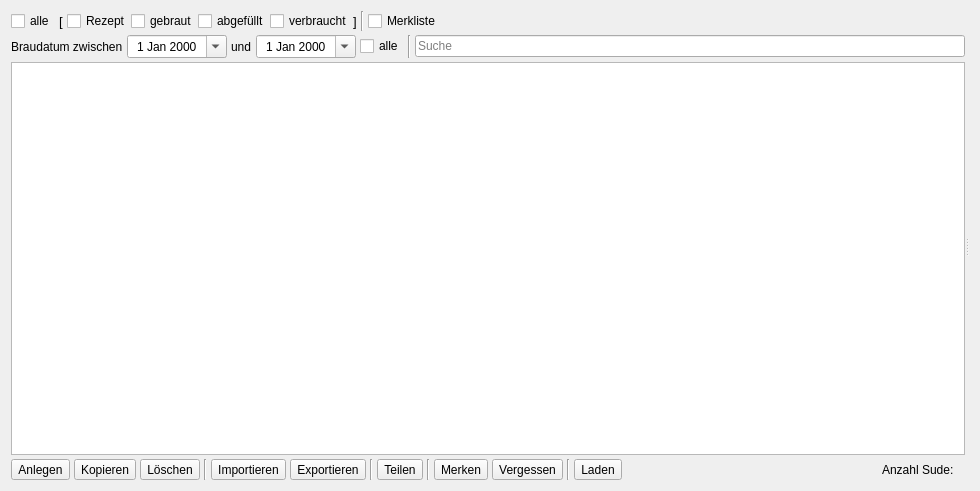
<?xml version="1.0" encoding="UTF-8"?>
<ui version="4.0">
 <class>TabSudAuswahl</class>
 <widget class="QWidget" name="TabSudAuswahl">
  <property name="geometry">
   <rect>
    <x>0</x>
    <y>0</y>
    <width>980</width>
    <height>491</height>
   </rect>
  </property>
  <property name="acceptDrops">
   <bool>true</bool>
  </property>
  <layout class="QVBoxLayout" name="verticalLayout_4">
   <property name="spacing">
    <number>4</number>
   </property>
   <item>
    <widget class="QSplitter" name="splitter">
     <property name="orientation">
      <enum>Qt::Horizontal</enum>
     </property>
     <widget class="QWidget" name="verticalLayoutWidget">
      <layout class="QVBoxLayout" name="verticalLayout">
       <property name="spacing">
        <number>4</number>
       </property>
       <item>
        <layout class="QHBoxLayout" name="horizontalLayout_6">
         <item>
          <widget class="QCheckBox" name="cbAlle">
           <property name="toolTip">
            <string>&lt;html&gt;&lt;head/&gt;&lt;body&gt;&lt;p&gt;Hiermit werden &lt;span style=&quot; font-weight:600;&quot;&gt;alle Sude&lt;/span&gt; angezeigt. Bei vielen Suden in der Datenbank, kann diese Ansicht überfordernd sein. Es empfiehlt sich, feinere Filter anzuwenden. Alle Sude werden in allen Markierungsfarben unsortiert angezeigt.&lt;/p&gt;&lt;/body&gt;&lt;/html&gt;</string>
           </property>
           <property name="text">
            <string>alle</string>
           </property>
           <property name="tristate">
            <bool>true</bool>
           </property>
          </widget>
         </item>
         <item>
          <layout class="QHBoxLayout" name="horizontalLayout_3">
           <property name="spacing">
            <number>0</number>
           </property>
           <item>
            <widget class="QLabel" name="label_4">
             <property name="font">
              <font>
               <pointsize>10</pointsize>
              </font>
             </property>
             <property name="text">
              <string notr="true">[ </string>
             </property>
            </widget>
           </item>
           <item>
            <widget class="QCheckBox" name="cbRezept">
             <property name="toolTip">
              <string>&lt;html&gt;&lt;head/&gt;&lt;body&gt;&lt;p&gt;Hiermit werden alle Sude im Stadium &lt;span style=&quot; font-weight:600;&quot;&gt;Rezept&lt;/span&gt; angezeigt. Ungebraute Sude werden &lt;span style=&quot; font-weight:600;&quot;&gt;grau&lt;/span&gt; hinterlegt.&lt;/p&gt;&lt;/body&gt;&lt;/html&gt;</string>
             </property>
             <property name="text">
              <string>Rezept</string>
             </property>
            </widget>
           </item>
           <item>
            <widget class="QCheckBox" name="cbGebraut">
             <property name="toolTip">
              <string>&lt;html&gt;&lt;head/&gt;&lt;body&gt;&lt;p&gt;Hier werden alle Sude im Stadium &lt;span style=&quot; font-weight:600;&quot;&gt;gebraut&lt;/span&gt; angezeigt. Gebraute Sude werden im Tab Sudauswahl &lt;span style=&quot; font-weight:600;&quot;&gt;braun&lt;/span&gt; hinterlegt&lt;/p&gt;&lt;/body&gt;&lt;/html&gt;</string>
             </property>
             <property name="text">
              <string>gebraut</string>
             </property>
            </widget>
           </item>
           <item>
            <widget class="QCheckBox" name="cbAbgefuellt">
             <property name="toolTip">
              <string>&lt;html&gt;&lt;head/&gt;&lt;body&gt;&lt;p&gt;Hiermit werden alle Sude im Stadium &lt;span style=&quot; font-weight:600;&quot;&gt;abgefüllt&lt;/span&gt; angezeigt. Als abgefüllt gelten Rezepte, die im Tab Abfülldaten entsprechend markiert wurden. Abgefüllte Sude werden grün hinterlegt angezeigt.&lt;/p&gt;&lt;/body&gt;&lt;/html&gt;</string>
             </property>
             <property name="text">
              <string>abgefüllt</string>
             </property>
            </widget>
           </item>
           <item>
            <widget class="QCheckBox" name="cbVerbraucht">
             <property name="toolTip">
              <string>&lt;html&gt;&lt;head/&gt;&lt;body&gt;&lt;p&gt;Hiermit werden alle Sude im Stadium &lt;span style=&quot; font-weight:600;&quot;&gt;verbraucht&lt;/span&gt; (ausgetrunken) angezeigt. Als verbraucht gelten Rezepte, die im Tab Abfülldaten entsprechend markiert wurden. Verbrauchte Sude werden &lt;span style=&quot; font-weight:600;&quot;&gt;anthrazit&lt;/span&gt; angeeigt.&lt;/p&gt;&lt;/body&gt;&lt;/html&gt;</string>
             </property>
             <property name="text">
              <string>verbraucht</string>
             </property>
            </widget>
           </item>
           <item>
            <widget class="QLabel" name="label_5">
             <property name="font">
              <font>
               <pointsize>10</pointsize>
              </font>
             </property>
             <property name="text">
              <string notr="true">]</string>
             </property>
            </widget>
           </item>
          </layout>
         </item>
         <item>
          <widget class="Line" name="line_2">
           <property name="orientation">
            <enum>Qt::Vertical</enum>
           </property>
          </widget>
         </item>
         <item>
          <widget class="QCheckBox" name="cbMerkliste">
           <property name="toolTip">
            <string>&lt;html&gt;&lt;head/&gt;&lt;body&gt;&lt;p&gt;Hiermit werden alle Sude auf der &lt;span style=&quot; font-weight:600;&quot;&gt;Merkliste&lt;/span&gt; angezeigt. Sude auf der Merkliste werden &lt;span style=&quot; font-weight:600;&quot;&gt;hellblau&lt;/span&gt; angezeigt.&lt;/p&gt;&lt;/body&gt;&lt;/html&gt;</string>
           </property>
           <property name="text">
            <string>Merkliste</string>
           </property>
          </widget>
         </item>
         <item>
          <spacer name="horizontalSpacer">
           <property name="orientation">
            <enum>Qt::Horizontal</enum>
           </property>
           <property name="sizeHint" stdset="0">
            <size>
             <width>40</width>
             <height>20</height>
            </size>
           </property>
          </spacer>
         </item>
        </layout>
       </item>
       <item>
        <layout class="QHBoxLayout" name="horizontalLayout">
         <item>
          <widget class="QLabel" name="label">
           <property name="text">
            <string>Braudatum zwischen</string>
           </property>
          </widget>
         </item>
         <item>
          <widget class="DateEdit" name="tbDatumVon">
           <property name="minimumSize">
            <size>
             <width>100</width>
             <height>0</height>
            </size>
           </property>
           <property name="toolTip">
            <string>&lt;html&gt;&lt;head/&gt;&lt;body&gt;&lt;p&gt;Dies ist das Anfangsdatum des Suchzeitraums.&lt;/p&gt;&lt;/body&gt;&lt;/html&gt;</string>
           </property>
           <property name="alignment">
            <set>Qt::AlignCenter</set>
           </property>
           <property name="calendarPopup">
            <bool>true</bool>
           </property>
          </widget>
         </item>
         <item>
          <widget class="QLabel" name="label_2">
           <property name="text">
            <string>und</string>
           </property>
          </widget>
         </item>
         <item>
          <widget class="DateEdit" name="tbDatumBis">
           <property name="minimumSize">
            <size>
             <width>100</width>
             <height>0</height>
            </size>
           </property>
           <property name="toolTip">
            <string>&lt;html&gt;&lt;head/&gt;&lt;body&gt;&lt;p&gt;Dies ist das Enddatum des Suchzeitraums.&lt;/p&gt;&lt;/body&gt;&lt;/html&gt;</string>
           </property>
           <property name="alignment">
            <set>Qt::AlignCenter</set>
           </property>
           <property name="calendarPopup">
            <bool>true</bool>
           </property>
          </widget>
         </item>
         <item>
          <widget class="QCheckBox" name="cbDatumAlle">
           <property name="toolTip">
            <string>&lt;html&gt;&lt;head/&gt;&lt;body&gt;&lt;p&gt;Hiermit wird der Suchzeitraum aktiviert oder deaktiviert.&lt;/p&gt;&lt;/body&gt;&lt;/html&gt;</string>
           </property>
           <property name="text">
            <string>alle</string>
           </property>
          </widget>
         </item>
         <item>
          <widget class="Line" name="line_3">
           <property name="orientation">
            <enum>Qt::Vertical</enum>
           </property>
          </widget>
         </item>
         <item>
          <widget class="QLineEdit" name="tbFilter">
           <property name="toolTip">
            <string>&lt;html&gt;&lt;head/&gt;&lt;body&gt;&lt;p&gt;Textfilter für die Sudsuche. Gesucht wird in den Feldern &lt;span style=&quot; font-weight:600;&quot;&gt;Sudname&lt;/span&gt;, &lt;span style=&quot; font-weight:600;&quot;&gt;Kommentar&lt;/span&gt;, &lt;span style=&quot; font-weight:600;&quot;&gt;Malz&lt;/span&gt;, &lt;span style=&quot; font-weight:600;&quot;&gt;Hopfen&lt;/span&gt;, &lt;span style=&quot; font-weight:600;&quot;&gt;Hefe&lt;/span&gt;, &lt;span style=&quot; font-weight:600;&quot;&gt;Zusätze&lt;/span&gt; und &lt;span style=&quot; font-weight:600;&quot;&gt;Tags&lt;/span&gt;.&lt;/p&gt;&lt;/body&gt;&lt;/html&gt;</string>
           </property>
           <property name="placeholderText">
            <string>Suche</string>
           </property>
           <property name="clearButtonEnabled">
            <bool>true</bool>
           </property>
          </widget>
         </item>
        </layout>
       </item>
       <item>
        <widget class="TableView" name="tableSudauswahl">
         <property name="contextMenuPolicy">
          <enum>Qt::CustomContextMenu</enum>
         </property>
         <property name="toolTip">
          <string>&lt;html&gt;&lt;head/&gt;&lt;body&gt;&lt;p&gt;Mit &lt;span style=&quot; font-weight:600;&quot;&gt;Rechtsklick&lt;/span&gt; auf den einzelnen Sud oder die Spalte lassen sich Spalten mit diversen Parametern hinzufügen oder entfernen.&lt;/p&gt;&lt;p&gt;Ferner kann mit Rechtsklick ein markierter Sud jederzeit der Merkliste hinzugefügt sowie als nicht verbraucht markiert werden.&lt;/p&gt;&lt;/body&gt;&lt;/html&gt;</string>
         </property>
         <property name="editTriggers">
          <set>QAbstractItemView::NoEditTriggers</set>
         </property>
         <property name="selectionMode">
          <enum>QAbstractItemView::ExtendedSelection</enum>
         </property>
         <property name="selectionBehavior">
          <enum>QAbstractItemView::SelectRows</enum>
         </property>
         <property name="sortingEnabled">
          <bool>true</bool>
         </property>
         <attribute name="verticalHeaderVisible">
          <bool>false</bool>
         </attribute>
        </widget>
       </item>
       <item>
        <layout class="QHBoxLayout" name="horizontalLayout_7">
         <item>
          <widget class="QToolButton" name="btnAnlegen">
           <property name="minimumSize">
            <size>
             <width>40</width>
             <height>0</height>
            </size>
           </property>
           <property name="toolTip">
            <string>&lt;html&gt;&lt;head/&gt;&lt;body&gt;&lt;p&gt;Hiermit wird ein &lt;span style=&quot; font-weight:600;&quot;&gt;neuer Sud&lt;/span&gt; angelegt.&lt;/p&gt;&lt;/body&gt;&lt;/html&gt;</string>
           </property>
           <property name="whatsThis">
            <string notr="true">sud_neu</string>
           </property>
           <property name="text">
            <string>Anlegen</string>
           </property>
           <property name="icon">
            <iconset resource="images.qrc">
             <normaloff>:/images/light/sud_neu.svg</normaloff>:/images/light/sud_neu.svg</iconset>
           </property>
           <property name="toolButtonStyle">
            <enum>Qt::ToolButtonTextBesideIcon</enum>
           </property>
          </widget>
         </item>
         <item>
          <widget class="QToolButton" name="btnKopieren">
           <property name="minimumSize">
            <size>
             <width>40</width>
             <height>0</height>
            </size>
           </property>
           <property name="toolTip">
            <string>&lt;html&gt;&lt;head/&gt;&lt;body&gt;&lt;p&gt;Hiermit wird eine &lt;span style=&quot; font-weight:600;&quot;&gt;Kopie&lt;/span&gt; aller ausgewählten Sude erstellt.&lt;/p&gt;&lt;/body&gt;&lt;/html&gt;</string>
           </property>
           <property name="whatsThis">
            <string notr="true">sud_kopie</string>
           </property>
           <property name="text">
            <string>Kopieren</string>
           </property>
           <property name="icon">
            <iconset resource="images.qrc">
             <normaloff>:/images/light/sud_kopie.svg</normaloff>:/images/light/sud_kopie.svg</iconset>
           </property>
           <property name="toolButtonStyle">
            <enum>Qt::ToolButtonTextBesideIcon</enum>
           </property>
          </widget>
         </item>
         <item>
          <widget class="QToolButton" name="btnLoeschen">
           <property name="minimumSize">
            <size>
             <width>40</width>
             <height>0</height>
            </size>
           </property>
           <property name="toolTip">
            <string>&lt;html&gt;&lt;head/&gt;&lt;body&gt;&lt;p&gt;Hiermit werden alle ausgewählten Sude &lt;span style=&quot; font-weight:600;&quot;&gt;gelöscht&lt;/span&gt;.&lt;/p&gt;&lt;/body&gt;&lt;/html&gt;</string>
           </property>
           <property name="whatsThis">
            <string notr="true">sud_loeschen</string>
           </property>
           <property name="text">
            <string>Löschen</string>
           </property>
           <property name="icon">
            <iconset resource="images.qrc">
             <normaloff>:/images/light/sud_loeschen.svg</normaloff>:/images/light/sud_loeschen.svg</iconset>
           </property>
           <property name="toolButtonStyle">
            <enum>Qt::ToolButtonTextBesideIcon</enum>
           </property>
          </widget>
         </item>
         <item>
          <widget class="Line" name="line_4">
           <property name="orientation">
            <enum>Qt::Vertical</enum>
           </property>
          </widget>
         </item>
         <item>
          <widget class="QToolButton" name="btnImportieren">
           <property name="minimumSize">
            <size>
             <width>40</width>
             <height>0</height>
            </size>
           </property>
           <property name="toolTip">
            <string>&lt;html&gt;&lt;head/&gt;&lt;body&gt;&lt;p&gt;Hiermit wird ein Rezept aus einem anderen Format &lt;span style=&quot; font-weight:600;&quot;&gt;importiert&lt;/span&gt;.&lt;/p&gt;&lt;p&gt;Da die Formate nicht 100% kompatibel sind, sollte das Rezept nach dem Import überprüft und gegebenenfalls nachkorrigiert werden. Der Kleine Brauhelfer verarbeitet die Formate json und xml.&lt;/p&gt;&lt;/body&gt;&lt;/html&gt;</string>
           </property>
           <property name="whatsThis">
            <string notr="true">sud_import</string>
           </property>
           <property name="text">
            <string>Importieren</string>
           </property>
           <property name="icon">
            <iconset resource="images.qrc">
             <normaloff>:/images/light/sud_import.svg</normaloff>:/images/light/sud_import.svg</iconset>
           </property>
           <property name="toolButtonStyle">
            <enum>Qt::ToolButtonTextBesideIcon</enum>
           </property>
          </widget>
         </item>
         <item>
          <widget class="QToolButton" name="btnExportieren">
           <property name="minimumSize">
            <size>
             <width>40</width>
             <height>0</height>
            </size>
           </property>
           <property name="toolTip">
            <string>&lt;html&gt;&lt;head/&gt;&lt;body&gt;&lt;p&gt;Hiermit werde alle ausgewählten Rezepte/Sude in ein anderes Format &lt;span style=&quot; font-weight:600;&quot;&gt;exportiert&lt;/span&gt;.&lt;/p&gt;&lt;p&gt;Da die Formate nicht 100% kompatibel sind, sollte das Rezept nach dem Export überprüft und gegebenenfalls nachkorrigiert werden. Der Kleine Brauhelfer verarbeitet die Formate json und xml.&lt;/p&gt;&lt;/body&gt;&lt;/html&gt;</string>
           </property>
           <property name="whatsThis">
            <string notr="true">sud_export</string>
           </property>
           <property name="text">
            <string>Exportieren</string>
           </property>
           <property name="icon">
            <iconset resource="images.qrc">
             <normaloff>:/images/light/sud_export.svg</normaloff>:/images/light/sud_export.svg</iconset>
           </property>
           <property name="toolButtonStyle">
            <enum>Qt::ToolButtonTextBesideIcon</enum>
           </property>
          </widget>
         </item>
         <item>
          <widget class="Line" name="line_5">
           <property name="orientation">
            <enum>Qt::Vertical</enum>
           </property>
          </widget>
         </item>
         <item>
          <widget class="QToolButton" name="btnTeilen">
           <property name="minimumSize">
            <size>
             <width>40</width>
             <height>0</height>
            </size>
           </property>
           <property name="toolTip">
            <string>&lt;html&gt;&lt;head/&gt;&lt;body&gt;&lt;p&gt;Hiermit werden alle ausgewählten Sude &lt;span style=&quot; font-weight:600;&quot;&gt;geteilt&lt;/span&gt;.&lt;/p&gt;&lt;p&gt;Diese Funktion ist auch in den Tabs Braudaten und Abfülldaten vorhanden.&lt;/p&gt;&lt;p&gt;&lt;br/&gt;&lt;/p&gt;&lt;/body&gt;&lt;/html&gt;</string>
           </property>
           <property name="whatsThis">
            <string notr="true">sud_teilen</string>
           </property>
           <property name="text">
            <string>Teilen</string>
           </property>
           <property name="icon">
            <iconset resource="images.qrc">
             <normaloff>:/images/light/sud_teilen.svg</normaloff>:/images/light/sud_teilen.svg</iconset>
           </property>
           <property name="toolButtonStyle">
            <enum>Qt::ToolButtonTextBesideIcon</enum>
           </property>
          </widget>
         </item>
         <item>
          <widget class="Line" name="line_7">
           <property name="orientation">
            <enum>Qt::Vertical</enum>
           </property>
          </widget>
         </item>
         <item>
          <widget class="QToolButton" name="btnMerken">
           <property name="minimumSize">
            <size>
             <width>40</width>
             <height>0</height>
            </size>
           </property>
           <property name="toolTip">
            <string>&lt;html&gt;&lt;head/&gt;&lt;body&gt;&lt;p&gt;Hiermit werden alle ausgewählten Sude zur &lt;span style=&quot; font-weight:600;&quot;&gt;Merkliste hinzugefügt&lt;/span&gt;.&lt;/p&gt;&lt;/body&gt;&lt;/html&gt;</string>
           </property>
           <property name="whatsThis">
            <string notr="true">sud_merken</string>
           </property>
           <property name="text">
            <string>Merken</string>
           </property>
           <property name="icon">
            <iconset resource="images.qrc">
             <normaloff>:/images/light/sud_merken.svg</normaloff>:/images/light/sud_merken.svg</iconset>
           </property>
           <property name="toolButtonStyle">
            <enum>Qt::ToolButtonTextBesideIcon</enum>
           </property>
          </widget>
         </item>
         <item>
          <widget class="QToolButton" name="btnVergessen">
           <property name="minimumSize">
            <size>
             <width>40</width>
             <height>0</height>
            </size>
           </property>
           <property name="toolTip">
            <string>&lt;html&gt;&lt;head/&gt;&lt;body&gt;&lt;p&gt;Hiermit werden alle ausgewählten Sude aus der &lt;span style=&quot; font-weight:600;&quot;&gt;Merkliste gelöscht&lt;/span&gt;.&lt;/p&gt;&lt;/body&gt;&lt;/html&gt;</string>
           </property>
           <property name="whatsThis">
            <string notr="true">sud_vergessen</string>
           </property>
           <property name="text">
            <string>Vergessen</string>
           </property>
           <property name="icon">
            <iconset resource="images.qrc">
             <normaloff>:/images/light/sud_vergessen.svg</normaloff>:/images/light/sud_vergessen.svg</iconset>
           </property>
           <property name="toolButtonStyle">
            <enum>Qt::ToolButtonTextBesideIcon</enum>
           </property>
          </widget>
         </item>
         <item>
          <widget class="Line" name="line_6">
           <property name="orientation">
            <enum>Qt::Vertical</enum>
           </property>
          </widget>
         </item>
         <item>
          <widget class="QToolButton" name="btnLaden">
           <property name="minimumSize">
            <size>
             <width>40</width>
             <height>0</height>
            </size>
           </property>
           <property name="toolTip">
            <string>&lt;html&gt;&lt;head/&gt;&lt;body&gt;&lt;p&gt;Hiermit wird der ausgewählte Sud &lt;span style=&quot; font-weight:600;&quot;&gt;geladen&lt;/span&gt;. Ein Sud kann auch mit Doppelklick geladen werden.&lt;/p&gt;&lt;p&gt;Hiermit springt man automatisch in den Tab Rezept.&lt;/p&gt;&lt;/body&gt;&lt;/html&gt;</string>
           </property>
           <property name="whatsThis">
            <string notr="true">sud_laden</string>
           </property>
           <property name="text">
            <string>Laden</string>
           </property>
           <property name="icon">
            <iconset resource="images.qrc">
             <normaloff>:/images/light/sud_laden.svg</normaloff>:/images/light/sud_laden.svg</iconset>
           </property>
           <property name="toolButtonStyle">
            <enum>Qt::ToolButtonTextBesideIcon</enum>
           </property>
          </widget>
         </item>
         <item>
          <spacer name="horizontalSpacer_3">
           <property name="orientation">
            <enum>Qt::Horizontal</enum>
           </property>
           <property name="sizeHint" stdset="0">
            <size>
             <width>40</width>
             <height>20</height>
            </size>
           </property>
          </spacer>
         </item>
         <item>
          <widget class="QLabel" name="label_3">
           <property name="text">
            <string>Anzahl Sude:</string>
           </property>
          </widget>
         </item>
         <item>
          <widget class="QLabel" name="lblNumSude"/>
         </item>
        </layout>
       </item>
      </layout>
     </widget>
     <widget class="QWidget" name="verticalLayoutWidget_2">
      <layout class="QVBoxLayout" name="verticalLayout_2">
       <property name="spacing">
        <number>4</number>
       </property>
       <item>
        <widget class="WdgWebViewEditable" name="webview" native="true">
         <property name="sizePolicy">
          <sizepolicy hsizetype="Expanding" vsizetype="Expanding">
           <horstretch>0</horstretch>
           <verstretch>0</verstretch>
          </sizepolicy>
         </property>
        </widget>
       </item>
      </layout>
     </widget>
    </widget>
   </item>
  </layout>
 </widget>
 <customwidgets>
  <customwidget>
   <class>DateEdit</class>
   <extends>QDateEdit</extends>
   <header>widgets/dateedit.h</header>
  </customwidget>
  <customwidget>
   <class>WdgWebViewEditable</class>
   <extends>QWidget</extends>
   <header>widgets/wdgwebvieweditable.h</header>
   <container>1</container>
  </customwidget>
  <customwidget>
   <class>TableView</class>
   <extends>QTableView</extends>
   <header>widgets/tableview.h</header>
  </customwidget>
 </customwidgets>
 <tabstops>
  <tabstop>cbAlle</tabstop>
  <tabstop>cbRezept</tabstop>
  <tabstop>cbGebraut</tabstop>
  <tabstop>cbAbgefuellt</tabstop>
  <tabstop>cbVerbraucht</tabstop>
  <tabstop>cbMerkliste</tabstop>
  <tabstop>tbDatumVon</tabstop>
  <tabstop>tbDatumBis</tabstop>
  <tabstop>cbDatumAlle</tabstop>
  <tabstop>tbFilter</tabstop>
  <tabstop>tableSudauswahl</tabstop>
 </tabstops>
 <resources>
  <include location="images.qrc"/>
 </resources>
 <connections/>
</ui>
